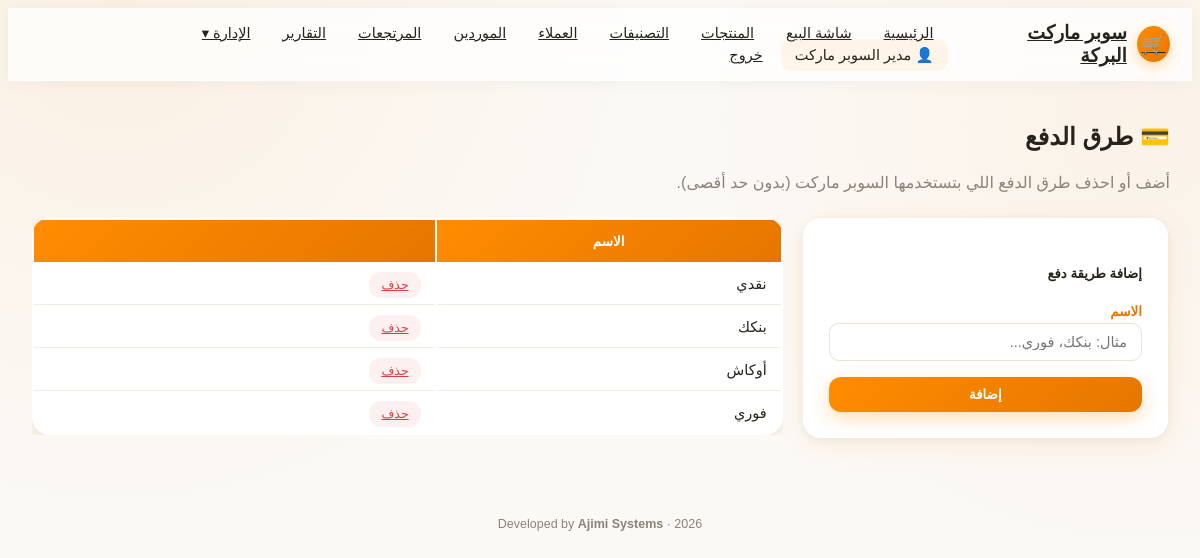
/payment_methods/list.php (signed in), run on the app's committed database.
### tables this page shows
CREATE TABLE IF NOT EXISTS payment_methods (
    id INT AUTO_INCREMENT PRIMARY KEY,
    name VARCHAR(50) NOT NULL
);

### payment_methods/list.php (the view, shortened to what this page needs)
<?php
require_once __DIR__ . '/../includes/functions.php';
$methods = $pdo->query("SELECT * FROM payment_methods ORDER BY id")->fetchAll();
require_once __DIR__ . '/../includes/header.php';
?>
<h2 class="mb-4">💳 طرق الدفع</h2>
<p class="text-muted">أضف أو احذف طرق الدفع اللي بتستخدمها السوبر ماركت (بدون حد أقصى).</p>
<div class="row g-4">
    <div class="col-md-4">
        <div class="form-glass">
            <h5>إضافة طريقة دفع</h5>
            <form method="POST">
                <label class="form-label">الاسم</label>
                <input type="text" name="name" class="form-control" placeholder="مثال: بنكك، فوري..." required>
                <button type="submit" class="btn btn-orange w-100 mt-3">إضافة</button>
            </form>
        </div>
    </div>
    <div class="col-md-8">
        <div class="table-responsive">
            <table class="table-glass">
                <thead><tr><th>الاسم</th><th></th></tr></thead>
                <tbody>
                    <?php foreach ($methods as $m): ?>
                        <tr>
                            <td><?php echo htmlspecialchars($m['name']); ?></td>
                            <td><a href="list.php?delete=<?php echo $m['id']; ?>" class="btn btn-soft-danger btn-sm" onclick="return confirm('حذف؟')">حذف</a></td>
                        </tr>
                    <?php endforeach; ?>
                </tbody>
            </table>
        </div>
    </div>
</div>
<?php require_once __DIR__ . '/../includes/footer.php'; ?>

### assets/css/style.css (style rules this page uses)
:root { --orange: #FF8C00; --orange-dark: #E67600; --orange-light: #FFB347; --ink: #26221C; --muted: #8A8377; --bg: #FBF9F6; --glass-bg: rgba(255, 255, 255, 0.65); --glass-border: rgba(255, 255, 255, 0.5); --danger: #E03E3E; --success: #1E9E5A; --warning: #F0A500; --radius-lg: 18px; --radius-md: 12px; --shadow-soft: 0 8px 30px rgba(255, 140, 0, 0.10), 0 2px 8px rgba(38,34,28,0.06); }
* { box-sizing: border-box; }
body { background: radial-gradient(circle at 10% 0%, rgba(255,140,0,0.08), transparent 40%), radial-gradient(circle at 95% 15%, rgba(255,140,0,0.06), transparent 35%), var(--bg); color: var(--ink); font-family: 'Tajawal', 'Tahoma', sans-serif; min-height: 100vh; }
h1,h2,h3,h4,h5 { font-family: 'Almarai', 'Tajawal', sans-serif; color: var(--ink); }
.btn-orange { background: linear-gradient(135deg, var(--orange), var(--orange-dark)); color: #fff; border: none; border-radius: var(--radius-md); padding: 10px 22px; font-weight: 700; font-family: 'Tajawal', sans-serif; box-shadow: 0 6px 18px rgba(255,140,0,0.30); transition: transform .12s ease, box-shadow .12s ease; }
.btn-soft-danger { background: rgba(224,62,62,0.08); color: var(--danger); border: none; border-radius: var(--radius-md); }
.table-glass { background: #fff; border-radius: var(--radius-lg); overflow: hidden; box-shadow: var(--shadow-soft); width: 100%; }
.table-glass thead th { background: linear-gradient(135deg, var(--orange), var(--orange-dark)); color: #fff; font-family: 'Almarai', sans-serif; font-weight: 700; border: none; padding: 13px 14px; font-size: 13.5px; }
.table-glass tbody td { padding: 12px 14px; vertical-align: middle; border-bottom: 1px solid #F1ECE3; font-size: 14.5px; }
.table-glass tbody tr:last-child td { border-bottom: none; }
.form-glass { background: #fff; border-radius: var(--radius-lg); padding: 26px; box-shadow: var(--shadow-soft); }
.form-glass label { font-weight: 700; font-size: 13.5px; color: var(--orange-dark); margin-top: 10px; }
.form-glass .form-control, .form-glass .form-select { border-radius: 10px; border: 1px solid #EAE3D6; padding: 10px 14px; font-family: 'Tajawal', sans-serif; }
.row { display: flex; flex-wrap: wrap; margin-left: -8px; margin-right: -8px; }
.row > [class*="col-"] { padding-left: 8px; padding-right: 8px; margin-bottom: 12px; }
.g-4 > [class*="col-"] { padding: 10px; }
.col-md-2, .col-md-3, .col-md-4, .col-md-6, .col-md-8, .col-md-12, .col-lg-3, .col-lg-4, .col-lg-8 { flex: 0 0 100%; max-width: 100%; }
@media (min-width: 768px) { .col-md-4 { flex: 0 0 33.3333%; max-width: 33.3333%; } }
@media (min-width: 768px) { .col-md-8 { flex: 0 0 66.6667%; max-width: 66.6667%; } }
.text-muted { color: var(--muted); }
.w-100 { width: 100%; }
.mb-4 { margin-bottom:22px }
.mt-3 { margin-top:16px }
.btn-sm { padding: 6px 12px; font-size: 12.5px; }
.form-label { display: block; font-weight: 700; font-size: 13.5px; color: var(--orange-dark); margin-top: 10px; margin-bottom: 4px; }
.form-control, .form-select { width: 100%; padding: 10px 14px; border-radius: 10px; border: 1px solid #EAE3D6; font-family: 'Tajawal', 'Segoe UI', Tahoma, Arial, sans-serif; font-size: 14.5px; background: #fff; }
table { width: 100%; }
.table-responsive { overflow-x: auto; }

### data on the page
payment_methods: name "نقدي"
payment_methods: name "بنكك"
payment_methods: name "أوكاش"
payment_methods: name "فوري"

### other printed values
$storeName "سوبر ماركت البركة"
$_SESSION['full_name'] "مدير السوبر ماركت"
